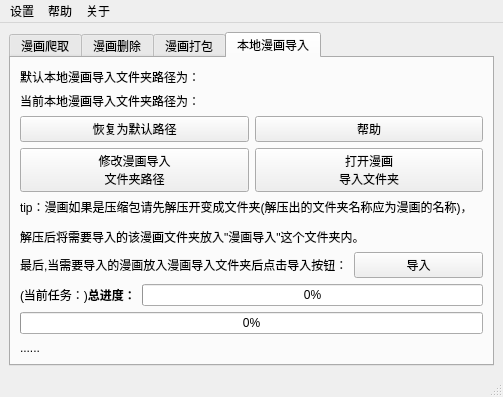
<?xml version="1.0" encoding="UTF-8"?>
<ui version="4.0">
 <class>MainWindow</class>
 <widget class="QMainWindow" name="MainWindow">
  <property name="geometry">
   <rect>
    <x>0</x>
    <y>0</y>
    <width>503</width>
    <height>359</height>
   </rect>
  </property>
  <property name="windowTitle">
   <string>漫画爬虫 by mumu_zero</string>
  </property>
  <widget class="QWidget" name="centralwidget">
   <layout class="QGridLayout" name="gridLayout">
    <item row="0" column="1">
     <widget class="QTabWidget" name="tabWidget">
      <property name="enabled">
       <bool>true</bool>
      </property>
      <property name="cursor">
       <cursorShape>ArrowCursor</cursorShape>
      </property>
      <property name="tabPosition">
       <enum>QTabWidget::North</enum>
      </property>
      <property name="tabShape">
       <enum>QTabWidget::Rounded</enum>
      </property>
      <property name="currentIndex">
       <number>3</number>
      </property>
      <property name="elideMode">
       <enum>Qt::ElideNone</enum>
      </property>
      <property name="usesScrollButtons">
       <bool>false</bool>
      </property>
      <property name="documentMode">
       <bool>false</bool>
      </property>
      <property name="tabsClosable">
       <bool>false</bool>
      </property>
      <property name="movable">
       <bool>true</bool>
      </property>
      <property name="tabBarAutoHide">
       <bool>false</bool>
      </property>
      <widget class="QWidget" name="tab">
       <property name="cursor">
        <cursorShape>ArrowCursor</cursorShape>
       </property>
       <attribute name="icon">
        <iconset>
         <normaloff>assets/爬取.ico</normaloff>assets/爬取.ico</iconset>
       </attribute>
       <attribute name="title">
        <string>漫画爬取</string>
       </attribute>
       <layout class="QGridLayout" name="gridLayout_2">
        <item row="0" column="0">
         <layout class="QVBoxLayout" name="verticalLayout">
          <item>
           <layout class="QHBoxLayout" name="horizontalLayout">
            <item>
             <widget class="QLineEdit" name="lineEdit"/>
            </item>
            <item>
             <widget class="QPushButton" name="openbookrack">
              <property name="cursor">
               <cursorShape>PointingHandCursor</cursorShape>
              </property>
              <property name="text">
               <string>打开
书架</string>
              </property>
              <property name="icon">
               <iconset>
                <normaloff>assets/书架.png</normaloff>assets/书架.png</iconset>
              </property>
             </widget>
            </item>
           </layout>
          </item>
          <item>
           <widget class="QLabel" name="label_2">
            <property name="font">
             <font>
              <pointsize>20</pointsize>
             </font>
            </property>
            <property name="text">
             <string>爬取部分的gui还没做(～￣▽￣)～</string>
            </property>
           </widget>
          </item>
          <item>
           <widget class="QLabel" name="label">
            <property name="text">
             <string>TextLabel</string>
            </property>
           </widget>
          </item>
         </layout>
        </item>
        <item row="1" column="0">
         <widget class="QProgressBar" name="progressBar">
          <property name="value">
           <number>24</number>
          </property>
         </widget>
        </item>
       </layout>
      </widget>
      <widget class="QWidget" name="tab_2">
       <attribute name="icon">
        <iconset>
         <normaloff>assets/删除.png</normaloff>assets/删除.png</iconset>
       </attribute>
       <attribute name="title">
        <string>漫画删除</string>
       </attribute>
       <layout class="QGridLayout" name="gridLayout_3">
        <item row="0" column="0">
         <layout class="QHBoxLayout" name="horizontalLayout_2">
          <item>
           <widget class="QListWidget" name="listWidget_2">
            <property name="cursor" stdset="0">
             <cursorShape>PointingHandCursor</cursorShape>
            </property>
            <property name="toolTip">
             <string>点击文字选择</string>
            </property>
           </widget>
          </item>
          <item>
           <layout class="QVBoxLayout" name="verticalLayout_2">
            <item>
             <widget class="QPushButton" name="Mulselect">
              <property name="cursor">
               <cursorShape>PointingHandCursor</cursorShape>
              </property>
              <property name="text">
               <string>多选模式</string>
              </property>
             </widget>
            </item>
            <item>
             <widget class="QLabel" name="label_3">
              <property name="maximumSize">
               <size>
                <width>166</width>
                <height>46</height>
               </size>
              </property>
              <property name="text">
               <string>这些按钮的功能
也还没做。。</string>
              </property>
             </widget>
            </item>
            <item>
             <widget class="QPushButton" name="allselect">
              <property name="cursor">
               <cursorShape>PointingHandCursor</cursorShape>
              </property>
              <property name="text">
               <string>全选</string>
              </property>
             </widget>
            </item>
            <item>
             <widget class="QPushButton" name="allnone">
              <property name="cursor">
               <cursorShape>PointingHandCursor</cursorShape>
              </property>
              <property name="text">
               <string>取消全选</string>
              </property>
             </widget>
            </item>
           </layout>
          </item>
         </layout>
        </item>
       </layout>
      </widget>
      <widget class="QWidget" name="tab_3">
       <attribute name="icon">
        <iconset>
         <normaloff>assets/zip.png</normaloff>assets/zip.png</iconset>
       </attribute>
       <attribute name="title">
        <string>漫画打包</string>
       </attribute>
       <layout class="QGridLayout" name="gridLayout_4">
        <item row="0" column="0">
         <layout class="QVBoxLayout" name="verticalLayout_3">
          <item>
           <widget class="QListWidget" name="listWidget_3">
            <property name="cursor" stdset="0">
             <cursorShape>PointingHandCursor</cursorShape>
            </property>
            <property name="toolTip">
             <string>点击文字选择</string>
            </property>
           </widget>
          </item>
          <item>
           <widget class="QProgressBar" name="progressBar_3">
            <property name="value">
             <number>24</number>
            </property>
           </widget>
          </item>
         </layout>
        </item>
       </layout>
      </widget>
      <widget class="QWidget" name="tab_4">
       <attribute name="icon">
        <iconset>
         <normaloff>assets/file-import.svg</normaloff>assets/file-import.svg</iconset>
       </attribute>
       <attribute name="title">
        <string>本地漫画导入</string>
       </attribute>
       <layout class="QGridLayout" name="gridLayout_6">
        <item row="0" column="0" colspan="2">
         <layout class="QVBoxLayout" name="verticalLayout_4">
          <item>
           <widget class="QLabel" name="tab4_label_defaultsrc">
            <property name="text">
             <string>默认本地漫画导入文件夹路径为：</string>
            </property>
           </widget>
          </item>
          <item>
           <widget class="QLabel" name="tab4_label_currentsrc">
            <property name="text">
             <string>当前本地漫画导入文件夹路径为：</string>
            </property>
           </widget>
          </item>
         </layout>
        </item>
        <item row="1" column="0" colspan="2">
         <layout class="QGridLayout" name="gridLayout_5">
          <item row="0" column="0">
           <widget class="QPushButton" name="reset_folder">
            <property name="text">
             <string>恢复为默认路径</string>
            </property>
            <property name="icon">
             <iconset>
              <normaloff>assets/reply.svg</normaloff>assets/reply.svg</iconset>
            </property>
           </widget>
          </item>
          <item row="0" column="1">
           <widget class="QPushButton" name="help">
            <property name="text">
             <string>帮助</string>
            </property>
           </widget>
          </item>
          <item row="1" column="0">
           <widget class="QPushButton" name="edit_folder">
            <property name="text">
             <string>修改漫画导入
文件夹路径</string>
            </property>
            <property name="icon">
             <iconset>
              <normaloff>assets/folder.svg</normaloff>assets/folder.svg</iconset>
            </property>
           </widget>
          </item>
          <item row="1" column="1">
           <widget class="QPushButton" name="open_import_folder">
            <property name="text">
             <string>打开漫画
导入文件夹</string>
            </property>
            <property name="icon">
             <iconset>
              <normaloff>assets/folder-open.svg</normaloff>assets/folder-open.svg</iconset>
            </property>
           </widget>
          </item>
         </layout>
        </item>
        <item row="2" column="0" colspan="2">
         <widget class="QLabel" name="label_5">
          <property name="text">
           <string>&lt;html&gt;&lt;head/&gt;&lt;body&gt;&lt;p&gt;tip：漫画如果是压缩包请先解压开变成文件夹(解压出的文件夹名称应为漫画的名称)，&lt;/p&gt;&lt;p&gt;解压后将需要导入的该漫画文件夹放入&amp;quot;漫画导入&amp;quot;这个文件夹内。&lt;/p&gt;&lt;/body&gt;&lt;/html&gt;</string>
          </property>
         </widget>
        </item>
        <item row="3" column="0" colspan="2">
         <layout class="QHBoxLayout" name="horizontalLayout_3">
          <item>
           <widget class="QLabel" name="label_8">
            <property name="text">
             <string>最后,当需要导入的漫画放入漫画导入文件夹后点击导入按钮：</string>
            </property>
           </widget>
          </item>
          <item>
           <widget class="QPushButton" name="comics_import">
            <property name="text">
             <string>导入</string>
            </property>
            <property name="icon">
             <iconset>
              <normaloff>assets/file-import.svg</normaloff>assets/file-import.svg</iconset>
            </property>
           </widget>
          </item>
         </layout>
        </item>
        <item row="4" column="0">
         <widget class="QLabel" name="label_progressBar_3">
          <property name="text">
           <string>&lt;html&gt;&lt;head/&gt;&lt;body&gt;&lt;p&gt;(当前任务：)&lt;span style=&quot; font-weight:700;&quot;&gt;总进度：&lt;/span&gt;&lt;/p&gt;&lt;/body&gt;&lt;/html&gt;</string>
          </property>
         </widget>
        </item>
        <item row="4" column="1">
         <widget class="QProgressBar" name="progressBar_4">
          <property name="value">
           <number>0</number>
          </property>
         </widget>
        </item>
        <item row="5" column="0" colspan="2">
         <layout class="QVBoxLayout" name="verticalLayout_5">
          <item>
           <widget class="QProgressBar" name="progressBar_2">
            <property name="value">
             <number>0</number>
            </property>
           </widget>
          </item>
          <item>
           <widget class="QLabel" name="label_progressBar_2">
            <property name="text">
             <string>......</string>
            </property>
           </widget>
          </item>
         </layout>
        </item>
       </layout>
      </widget>
     </widget>
    </item>
   </layout>
  </widget>
  <widget class="QMenuBar" name="menubar">
   <property name="geometry">
    <rect>
     <x>0</x>
     <y>0</y>
     <width>503</width>
     <height>22</height>
    </rect>
   </property>
   <widget class="QMenu" name="menu_setting">
    <property name="toolTip">
     <string>设置</string>
    </property>
    <property name="toolTipDuration">
     <number>-1</number>
    </property>
    <property name="title">
     <string>设置</string>
    </property>
    <property name="icon">
     <iconset>
      <normaloff>assets/cog.svg</normaloff>assets/cog.svg</iconset>
    </property>
    <property name="toolTipsVisible">
     <bool>true</bool>
    </property>
   </widget>
   <widget class="QMenu" name="menu_help">
    <property name="title">
     <string>帮助</string>
    </property>
   </widget>
   <widget class="QMenu" name="menu_about">
    <property name="title">
     <string>关于</string>
    </property>
   </widget>
   <addaction name="menu_setting"/>
   <addaction name="menu_help"/>
   <addaction name="menu_about"/>
  </widget>
  <widget class="QStatusBar" name="statusbar"/>
  <action name="actionhelp">
   <property name="text">
    <string>help</string>
   </property>
  </action>
 </widget>
 <resources/>
 <connections/>
</ui>
